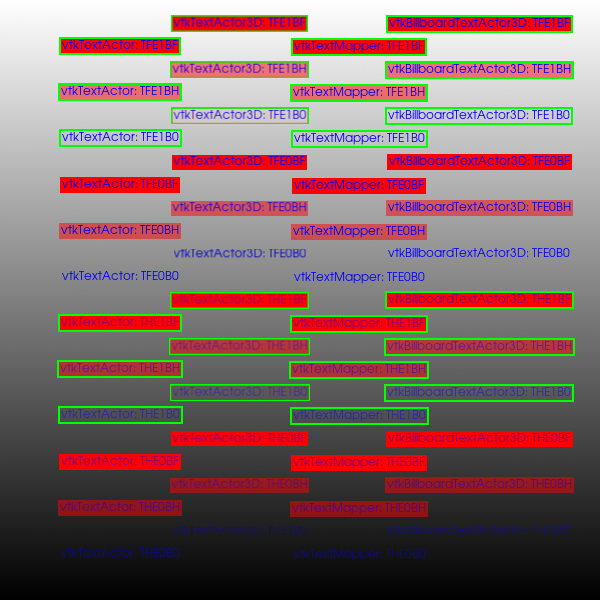

Here is the Python script that generated this plot:
#!/usr/bin/env python

# Test text actors rendered with opaque pass only (ForceOpaque for 3D actors).

import vtkmodules.vtkInteractionStyle  # noqa: F401
import vtkmodules.vtkRenderingFreeType  # noqa: F401
import vtkmodules.vtkRenderingOpenGL2  # noqa: F401

from vtkmodules.vtkRenderingCore import (
    vtkActor2D,
    vtkRenderWindow,
    vtkRenderWindowInteractor,
    vtkRenderer,
    vtkTextActor,
    vtkTextMapper,
)
from vtkmodules.vtkRenderingCore import (
    vtkBillboardTextActor3D,
    vtkTextActor3D,
)
from vtkmodules.vtkRenderingOpenGL2 import vtkRenderStepsPass

width = 600
height = 600

# Disable everything but opaque and overlay
pass_obj = vtkRenderStepsPass()
pass_obj.SetTranslucentPass(None)
pass_obj.SetVolumetricPass(None)

dx = width / 5.0
dy = height / 13.0

# idx=0: t=0(TH,0.5) e=0(E0,0) b=0(B0,0.0)
ta_0 = vtkTextActor()
ta_0.SetInput("vtkTextActor: THE0B0")
ta_0.GetTextProperty().SetJustificationToCentered()
ta_0.GetTextProperty().SetVerticalJustificationToCentered()
ta_0.GetTextProperty().SetColor(0.0, 0.0, 1.0)
ta_0.GetTextProperty().SetOpacity(0.5)
ta_0.GetTextProperty().SetFrameColor(0.0, 1.0, 0.0)
ta_0.GetTextProperty().SetFrameWidth(2)
ta_0.GetTextProperty().SetFrame(0)
ta_0.GetTextProperty().SetBackgroundColor(1.0, 0.0, 0.0)
ta_0.GetTextProperty().SetBackgroundOpacity(0.0)
ta_0.SetPosition(dx * 1, dy * 1)

ta3d_0 = vtkTextActor3D()
ta3d_0.SetInput("vtkTextActor3D: THE0B0")
ta3d_0.GetTextProperty().SetJustificationToCentered()
ta3d_0.GetTextProperty().SetVerticalJustificationToCentered()
ta3d_0.GetTextProperty().SetColor(0.0, 0.0, 1.0)
ta3d_0.GetTextProperty().SetOpacity(0.5)
ta3d_0.GetTextProperty().SetFrameColor(0.0, 1.0, 0.0)
ta3d_0.GetTextProperty().SetFrameWidth(2)
ta3d_0.GetTextProperty().SetFrame(0)
ta3d_0.GetTextProperty().SetBackgroundColor(1.0, 0.0, 0.0)
ta3d_0.GetTextProperty().SetBackgroundOpacity(0.0)
ta3d_0.SetPosition(dx * 2, dy * 1.5, 0.0)
ta3d_0.SetForceOpaque(True)

tm_0 = vtkTextMapper()
tm_0.SetInput("vtkTextMapper: THE0B0")
tm_0.GetTextProperty().SetJustificationToCentered()
tm_0.GetTextProperty().SetVerticalJustificationToCentered()
tm_0.GetTextProperty().SetColor(0.0, 0.0, 1.0)
tm_0.GetTextProperty().SetOpacity(0.5)
tm_0.GetTextProperty().SetFrameColor(0.0, 1.0, 0.0)
tm_0.GetTextProperty().SetFrameWidth(2)
tm_0.GetTextProperty().SetFrame(0)
tm_0.GetTextProperty().SetBackgroundColor(1.0, 0.0, 0.0)
tm_0.GetTextProperty().SetBackgroundOpacity(0.0)
tm_actor_0 = vtkActor2D()
tm_actor_0.SetMapper(tm_0)
tm_actor_0.SetPosition(dx * 3, dy * 1)

bb_0 = vtkBillboardTextActor3D()
bb_0.SetInput("vtkBillboardTextActor3D: THE0B0")
bb_0.GetTextProperty().SetJustificationToCentered()
bb_0.GetTextProperty().SetVerticalJustificationToCentered()
bb_0.GetTextProperty().SetColor(0.0, 0.0, 1.0)
bb_0.GetTextProperty().SetOpacity(0.5)
bb_0.GetTextProperty().SetFrameColor(0.0, 1.0, 0.0)
bb_0.GetTextProperty().SetFrameWidth(2)
bb_0.GetTextProperty().SetFrame(0)
bb_0.GetTextProperty().SetBackgroundColor(1.0, 0.0, 0.0)
bb_0.GetTextProperty().SetBackgroundOpacity(0.0)
bb_0.SetPosition(dx * 4, dy * 1.5, 0.0)
bb_0.SetForceOpaque(True)

# idx=1: t=0(TH,0.5) e=0(E0,0) b=1(BH,0.5)
ta_1 = vtkTextActor()
ta_1.SetInput("vtkTextActor: THE0BH")
ta_1.GetTextProperty().SetJustificationToCentered()
ta_1.GetTextProperty().SetVerticalJustificationToCentered()
ta_1.GetTextProperty().SetColor(0.0, 0.0, 1.0)
ta_1.GetTextProperty().SetOpacity(0.5)
ta_1.GetTextProperty().SetFrameColor(0.0, 1.0, 0.0)
ta_1.GetTextProperty().SetFrameWidth(2)
ta_1.GetTextProperty().SetFrame(0)
ta_1.GetTextProperty().SetBackgroundColor(1.0, 0.0, 0.0)
ta_1.GetTextProperty().SetBackgroundOpacity(0.5)
ta_1.SetPosition(dx * 1, dy * 2)

ta3d_1 = vtkTextActor3D()
ta3d_1.SetInput("vtkTextActor3D: THE0BH")
ta3d_1.GetTextProperty().SetJustificationToCentered()
ta3d_1.GetTextProperty().SetVerticalJustificationToCentered()
ta3d_1.GetTextProperty().SetColor(0.0, 0.0, 1.0)
ta3d_1.GetTextProperty().SetOpacity(0.5)
ta3d_1.GetTextProperty().SetFrameColor(0.0, 1.0, 0.0)
ta3d_1.GetTextProperty().SetFrameWidth(2)
ta3d_1.GetTextProperty().SetFrame(0)
ta3d_1.GetTextProperty().SetBackgroundColor(1.0, 0.0, 0.0)
ta3d_1.GetTextProperty().SetBackgroundOpacity(0.5)
ta3d_1.SetPosition(dx * 2, dy * 2.5, 0.0)
ta3d_1.SetForceOpaque(True)

tm_1 = vtkTextMapper()
tm_1.SetInput("vtkTextMapper: THE0BH")
tm_1.GetTextProperty().SetJustificationToCentered()
tm_1.GetTextProperty().SetVerticalJustificationToCentered()
tm_1.GetTextProperty().SetColor(0.0, 0.0, 1.0)
tm_1.GetTextProperty().SetOpacity(0.5)
tm_1.GetTextProperty().SetFrameColor(0.0, 1.0, 0.0)
tm_1.GetTextProperty().SetFrameWidth(2)
tm_1.GetTextProperty().SetFrame(0)
tm_1.GetTextProperty().SetBackgroundColor(1.0, 0.0, 0.0)
tm_1.GetTextProperty().SetBackgroundOpacity(0.5)
tm_actor_1 = vtkActor2D()
tm_actor_1.SetMapper(tm_1)
tm_actor_1.SetPosition(dx * 3, dy * 2)

bb_1 = vtkBillboardTextActor3D()
bb_1.SetInput("vtkBillboardTextActor3D: THE0BH")
bb_1.GetTextProperty().SetJustificationToCentered()
bb_1.GetTextProperty().SetVerticalJustificationToCentered()
bb_1.GetTextProperty().SetColor(0.0, 0.0, 1.0)
bb_1.GetTextProperty().SetOpacity(0.5)
bb_1.GetTextProperty().SetFrameColor(0.0, 1.0, 0.0)
bb_1.GetTextProperty().SetFrameWidth(2)
bb_1.GetTextProperty().SetFrame(0)
bb_1.GetTextProperty().SetBackgroundColor(1.0, 0.0, 0.0)
bb_1.GetTextProperty().SetBackgroundOpacity(0.5)
bb_1.SetPosition(dx * 4, dy * 2.5, 0.0)
bb_1.SetForceOpaque(True)

# idx=2: t=0(TH,0.5) e=0(E0,0) b=2(BF,1.0)
ta_2 = vtkTextActor()
ta_2.SetInput("vtkTextActor: THE0BF")
ta_2.GetTextProperty().SetJustificationToCentered()
ta_2.GetTextProperty().SetVerticalJustificationToCentered()
ta_2.GetTextProperty().SetColor(0.0, 0.0, 1.0)
ta_2.GetTextProperty().SetOpacity(0.5)
ta_2.GetTextProperty().SetFrameColor(0.0, 1.0, 0.0)
ta_2.GetTextProperty().SetFrameWidth(2)
ta_2.GetTextProperty().SetFrame(0)
ta_2.GetTextProperty().SetBackgroundColor(1.0, 0.0, 0.0)
ta_2.GetTextProperty().SetBackgroundOpacity(1.0)
ta_2.SetPosition(dx * 1, dy * 3)

ta3d_2 = vtkTextActor3D()
ta3d_2.SetInput("vtkTextActor3D: THE0BF")
ta3d_2.GetTextProperty().SetJustificationToCentered()
ta3d_2.GetTextProperty().SetVerticalJustificationToCentered()
ta3d_2.GetTextProperty().SetColor(0.0, 0.0, 1.0)
ta3d_2.GetTextProperty().SetOpacity(0.5)
ta3d_2.GetTextProperty().SetFrameColor(0.0, 1.0, 0.0)
ta3d_2.GetTextProperty().SetFrameWidth(2)
ta3d_2.GetTextProperty().SetFrame(0)
ta3d_2.GetTextProperty().SetBackgroundColor(1.0, 0.0, 0.0)
ta3d_2.GetTextProperty().SetBackgroundOpacity(1.0)
ta3d_2.SetPosition(dx * 2, dy * 3.5, 0.0)
ta3d_2.SetForceOpaque(True)

tm_2 = vtkTextMapper()
tm_2.SetInput("vtkTextMapper: THE0BF")
tm_2.GetTextProperty().SetJustificationToCentered()
tm_2.GetTextProperty().SetVerticalJustificationToCentered()
tm_2.GetTextProperty().SetColor(0.0, 0.0, 1.0)
tm_2.GetTextProperty().SetOpacity(0.5)
tm_2.GetTextProperty().SetFrameColor(0.0, 1.0, 0.0)
tm_2.GetTextProperty().SetFrameWidth(2)
tm_2.GetTextProperty().SetFrame(0)
tm_2.GetTextProperty().SetBackgroundColor(1.0, 0.0, 0.0)
tm_2.GetTextProperty().SetBackgroundOpacity(1.0)
tm_actor_2 = vtkActor2D()
tm_actor_2.SetMapper(tm_2)
tm_actor_2.SetPosition(dx * 3, dy * 3)

bb_2 = vtkBillboardTextActor3D()
bb_2.SetInput("vtkBillboardTextActor3D: THE0BF")
bb_2.GetTextProperty().SetJustificationToCentered()
bb_2.GetTextProperty().SetVerticalJustificationToCentered()
bb_2.GetTextProperty().SetColor(0.0, 0.0, 1.0)
bb_2.GetTextProperty().SetOpacity(0.5)
bb_2.GetTextProperty().SetFrameColor(0.0, 1.0, 0.0)
bb_2.GetTextProperty().SetFrameWidth(2)
bb_2.GetTextProperty().SetFrame(0)
bb_2.GetTextProperty().SetBackgroundColor(1.0, 0.0, 0.0)
bb_2.GetTextProperty().SetBackgroundOpacity(1.0)
bb_2.SetPosition(dx * 4, dy * 3.5, 0.0)
bb_2.SetForceOpaque(True)

# idx=3: t=0(TH,0.5) e=1(E1,1) b=0(B0,0.0)
ta_3 = vtkTextActor()
ta_3.SetInput("vtkTextActor: THE1B0")
ta_3.GetTextProperty().SetJustificationToCentered()
ta_3.GetTextProperty().SetVerticalJustificationToCentered()
ta_3.GetTextProperty().SetColor(0.0, 0.0, 1.0)
ta_3.GetTextProperty().SetOpacity(0.5)
ta_3.GetTextProperty().SetFrameColor(0.0, 1.0, 0.0)
ta_3.GetTextProperty().SetFrameWidth(2)
ta_3.GetTextProperty().SetFrame(1)
ta_3.GetTextProperty().SetBackgroundColor(1.0, 0.0, 0.0)
ta_3.GetTextProperty().SetBackgroundOpacity(0.0)
ta_3.SetPosition(dx * 1, dy * 4)

ta3d_3 = vtkTextActor3D()
ta3d_3.SetInput("vtkTextActor3D: THE1B0")
ta3d_3.GetTextProperty().SetJustificationToCentered()
ta3d_3.GetTextProperty().SetVerticalJustificationToCentered()
ta3d_3.GetTextProperty().SetColor(0.0, 0.0, 1.0)
ta3d_3.GetTextProperty().SetOpacity(0.5)
ta3d_3.GetTextProperty().SetFrameColor(0.0, 1.0, 0.0)
ta3d_3.GetTextProperty().SetFrameWidth(2)
ta3d_3.GetTextProperty().SetFrame(1)
ta3d_3.GetTextProperty().SetBackgroundColor(1.0, 0.0, 0.0)
ta3d_3.GetTextProperty().SetBackgroundOpacity(0.0)
ta3d_3.SetPosition(dx * 2, dy * 4.5, 0.0)
ta3d_3.SetForceOpaque(True)

tm_3 = vtkTextMapper()
tm_3.SetInput("vtkTextMapper: THE1B0")
tm_3.GetTextProperty().SetJustificationToCentered()
tm_3.GetTextProperty().SetVerticalJustificationToCentered()
tm_3.GetTextProperty().SetColor(0.0, 0.0, 1.0)
tm_3.GetTextProperty().SetOpacity(0.5)
tm_3.GetTextProperty().SetFrameColor(0.0, 1.0, 0.0)
tm_3.GetTextProperty().SetFrameWidth(2)
tm_3.GetTextProperty().SetFrame(1)
tm_3.GetTextProperty().SetBackgroundColor(1.0, 0.0, 0.0)
tm_3.GetTextProperty().SetBackgroundOpacity(0.0)
tm_actor_3 = vtkActor2D()
tm_actor_3.SetMapper(tm_3)
tm_actor_3.SetPosition(dx * 3, dy * 4)

bb_3 = vtkBillboardTextActor3D()
bb_3.SetInput("vtkBillboardTextActor3D: THE1B0")
bb_3.GetTextProperty().SetJustificationToCentered()
bb_3.GetTextProperty().SetVerticalJustificationToCentered()
bb_3.GetTextProperty().SetColor(0.0, 0.0, 1.0)
bb_3.GetTextProperty().SetOpacity(0.5)
bb_3.GetTextProperty().SetFrameColor(0.0, 1.0, 0.0)
bb_3.GetTextProperty().SetFrameWidth(2)
bb_3.GetTextProperty().SetFrame(1)
bb_3.GetTextProperty().SetBackgroundColor(1.0, 0.0, 0.0)
bb_3.GetTextProperty().SetBackgroundOpacity(0.0)
bb_3.SetPosition(dx * 4, dy * 4.5, 0.0)
bb_3.SetForceOpaque(True)

# idx=4: t=0(TH,0.5) e=1(E1,1) b=1(BH,0.5)
ta_4 = vtkTextActor()
ta_4.SetInput("vtkTextActor: THE1BH")
ta_4.GetTextProperty().SetJustificationToCentered()
ta_4.GetTextProperty().SetVerticalJustificationToCentered()
ta_4.GetTextProperty().SetColor(0.0, 0.0, 1.0)
ta_4.GetTextProperty().SetOpacity(0.5)
ta_4.GetTextProperty().SetFrameColor(0.0, 1.0, 0.0)
ta_4.GetTextProperty().SetFrameWidth(2)
ta_4.GetTextProperty().SetFrame(1)
ta_4.GetTextProperty().SetBackgroundColor(1.0, 0.0, 0.0)
ta_4.GetTextProperty().SetBackgroundOpacity(0.5)
ta_4.SetPosition(dx * 1, dy * 5)

ta3d_4 = vtkTextActor3D()
ta3d_4.SetInput("vtkTextActor3D: THE1BH")
ta3d_4.GetTextProperty().SetJustificationToCentered()
ta3d_4.GetTextProperty().SetVerticalJustificationToCentered()
ta3d_4.GetTextProperty().SetColor(0.0, 0.0, 1.0)
ta3d_4.GetTextProperty().SetOpacity(0.5)
ta3d_4.GetTextProperty().SetFrameColor(0.0, 1.0, 0.0)
ta3d_4.GetTextProperty().SetFrameWidth(2)
ta3d_4.GetTextProperty().SetFrame(1)
ta3d_4.GetTextProperty().SetBackgroundColor(1.0, 0.0, 0.0)
ta3d_4.GetTextProperty().SetBackgroundOpacity(0.5)
ta3d_4.SetPosition(dx * 2, dy * 5.5, 0.0)
ta3d_4.SetForceOpaque(True)

tm_4 = vtkTextMapper()
tm_4.SetInput("vtkTextMapper: THE1BH")
tm_4.GetTextProperty().SetJustificationToCentered()
tm_4.GetTextProperty().SetVerticalJustificationToCentered()
tm_4.GetTextProperty().SetColor(0.0, 0.0, 1.0)
tm_4.GetTextProperty().SetOpacity(0.5)
tm_4.GetTextProperty().SetFrameColor(0.0, 1.0, 0.0)
tm_4.GetTextProperty().SetFrameWidth(2)
tm_4.GetTextProperty().SetFrame(1)
tm_4.GetTextProperty().SetBackgroundColor(1.0, 0.0, 0.0)
tm_4.GetTextProperty().SetBackgroundOpacity(0.5)
tm_actor_4 = vtkActor2D()
tm_actor_4.SetMapper(tm_4)
tm_actor_4.SetPosition(dx * 3, dy * 5)

bb_4 = vtkBillboardTextActor3D()
bb_4.SetInput("vtkBillboardTextActor3D: THE1BH")
bb_4.GetTextProperty().SetJustificationToCentered()
bb_4.GetTextProperty().SetVerticalJustificationToCentered()
bb_4.GetTextProperty().SetColor(0.0, 0.0, 1.0)
bb_4.GetTextProperty().SetOpacity(0.5)
bb_4.GetTextProperty().SetFrameColor(0.0, 1.0, 0.0)
bb_4.GetTextProperty().SetFrameWidth(2)
bb_4.GetTextProperty().SetFrame(1)
bb_4.GetTextProperty().SetBackgroundColor(1.0, 0.0, 0.0)
bb_4.GetTextProperty().SetBackgroundOpacity(0.5)
bb_4.SetPosition(dx * 4, dy * 5.5, 0.0)
bb_4.SetForceOpaque(True)

# idx=5: t=0(TH,0.5) e=1(E1,1) b=2(BF,1.0)
ta_5 = vtkTextActor()
ta_5.SetInput("vtkTextActor: THE1BF")
ta_5.GetTextProperty().SetJustificationToCentered()
ta_5.GetTextProperty().SetVerticalJustificationToCentered()
ta_5.GetTextProperty().SetColor(0.0, 0.0, 1.0)
ta_5.GetTextProperty().SetOpacity(0.5)
ta_5.GetTextProperty().SetFrameColor(0.0, 1.0, 0.0)
ta_5.GetTextProperty().SetFrameWidth(2)
ta_5.GetTextProperty().SetFrame(1)
ta_5.GetTextProperty().SetBackgroundColor(1.0, 0.0, 0.0)
ta_5.GetTextProperty().SetBackgroundOpacity(1.0)
ta_5.SetPosition(dx * 1, dy * 6)

ta3d_5 = vtkTextActor3D()
ta3d_5.SetInput("vtkTextActor3D: THE1BF")
ta3d_5.GetTextProperty().SetJustificationToCentered()
ta3d_5.GetTextProperty().SetVerticalJustificationToCentered()
ta3d_5.GetTextProperty().SetColor(0.0, 0.0, 1.0)
ta3d_5.GetTextProperty().SetOpacity(0.5)
ta3d_5.GetTextProperty().SetFrameColor(0.0, 1.0, 0.0)
ta3d_5.GetTextProperty().SetFrameWidth(2)
ta3d_5.GetTextProperty().SetFrame(1)
ta3d_5.GetTextProperty().SetBackgroundColor(1.0, 0.0, 0.0)
ta3d_5.GetTextProperty().SetBackgroundOpacity(1.0)
ta3d_5.SetPosition(dx * 2, dy * 6.5, 0.0)
ta3d_5.SetForceOpaque(True)

tm_5 = vtkTextMapper()
tm_5.SetInput("vtkTextMapper: THE1BF")
tm_5.GetTextProperty().SetJustificationToCentered()
tm_5.GetTextProperty().SetVerticalJustificationToCentered()
tm_5.GetTextProperty().SetColor(0.0, 0.0, 1.0)
tm_5.GetTextProperty().SetOpacity(0.5)
tm_5.GetTextProperty().SetFrameColor(0.0, 1.0, 0.0)
tm_5.GetTextProperty().SetFrameWidth(2)
tm_5.GetTextProperty().SetFrame(1)
tm_5.GetTextProperty().SetBackgroundColor(1.0, 0.0, 0.0)
tm_5.GetTextProperty().SetBackgroundOpacity(1.0)
tm_actor_5 = vtkActor2D()
tm_actor_5.SetMapper(tm_5)
tm_actor_5.SetPosition(dx * 3, dy * 6)

bb_5 = vtkBillboardTextActor3D()
bb_5.SetInput("vtkBillboardTextActor3D: THE1BF")
bb_5.GetTextProperty().SetJustificationToCentered()
bb_5.GetTextProperty().SetVerticalJustificationToCentered()
bb_5.GetTextProperty().SetColor(0.0, 0.0, 1.0)
bb_5.GetTextProperty().SetOpacity(0.5)
bb_5.GetTextProperty().SetFrameColor(0.0, 1.0, 0.0)
bb_5.GetTextProperty().SetFrameWidth(2)
bb_5.GetTextProperty().SetFrame(1)
bb_5.GetTextProperty().SetBackgroundColor(1.0, 0.0, 0.0)
bb_5.GetTextProperty().SetBackgroundOpacity(1.0)
bb_5.SetPosition(dx * 4, dy * 6.5, 0.0)
bb_5.SetForceOpaque(True)

# idx=6: t=1(TF,1.0) e=0(E0,0) b=0(B0,0.0)
ta_6 = vtkTextActor()
ta_6.SetInput("vtkTextActor: TFE0B0")
ta_6.GetTextProperty().SetJustificationToCentered()
ta_6.GetTextProperty().SetVerticalJustificationToCentered()
ta_6.GetTextProperty().SetColor(0.0, 0.0, 1.0)
ta_6.GetTextProperty().SetOpacity(1.0)
ta_6.GetTextProperty().SetFrameColor(0.0, 1.0, 0.0)
ta_6.GetTextProperty().SetFrameWidth(2)
ta_6.GetTextProperty().SetFrame(0)
ta_6.GetTextProperty().SetBackgroundColor(1.0, 0.0, 0.0)
ta_6.GetTextProperty().SetBackgroundOpacity(0.0)
ta_6.SetPosition(dx * 1, dy * 7)

ta3d_6 = vtkTextActor3D()
ta3d_6.SetInput("vtkTextActor3D: TFE0B0")
ta3d_6.GetTextProperty().SetJustificationToCentered()
ta3d_6.GetTextProperty().SetVerticalJustificationToCentered()
ta3d_6.GetTextProperty().SetColor(0.0, 0.0, 1.0)
ta3d_6.GetTextProperty().SetOpacity(1.0)
ta3d_6.GetTextProperty().SetFrameColor(0.0, 1.0, 0.0)
ta3d_6.GetTextProperty().SetFrameWidth(2)
ta3d_6.GetTextProperty().SetFrame(0)
ta3d_6.GetTextProperty().SetBackgroundColor(1.0, 0.0, 0.0)
ta3d_6.GetTextProperty().SetBackgroundOpacity(0.0)
ta3d_6.SetPosition(dx * 2, dy * 7.5, 0.0)
ta3d_6.SetForceOpaque(True)

tm_6 = vtkTextMapper()
tm_6.SetInput("vtkTextMapper: TFE0B0")
tm_6.GetTextProperty().SetJustificationToCentered()
tm_6.GetTextProperty().SetVerticalJustificationToCentered()
tm_6.GetTextProperty().SetColor(0.0, 0.0, 1.0)
tm_6.GetTextProperty().SetOpacity(1.0)
tm_6.GetTextProperty().SetFrameColor(0.0, 1.0, 0.0)
tm_6.GetTextProperty().SetFrameWidth(2)
tm_6.GetTextProperty().SetFrame(0)
tm_6.GetTextProperty().SetBackgroundColor(1.0, 0.0, 0.0)
tm_6.GetTextProperty().SetBackgroundOpacity(0.0)
tm_actor_6 = vtkActor2D()
tm_actor_6.SetMapper(tm_6)
tm_actor_6.SetPosition(dx * 3, dy * 7)

bb_6 = vtkBillboardTextActor3D()
bb_6.SetInput("vtkBillboardTextActor3D: TFE0B0")
bb_6.GetTextProperty().SetJustificationToCentered()
bb_6.GetTextProperty().SetVerticalJustificationToCentered()
bb_6.GetTextProperty().SetColor(0.0, 0.0, 1.0)
bb_6.GetTextProperty().SetOpacity(1.0)
bb_6.GetTextProperty().SetFrameColor(0.0, 1.0, 0.0)
bb_6.GetTextProperty().SetFrameWidth(2)
bb_6.GetTextProperty().SetFrame(0)
bb_6.GetTextProperty().SetBackgroundColor(1.0, 0.0, 0.0)
bb_6.GetTextProperty().SetBackgroundOpacity(0.0)
bb_6.SetPosition(dx * 4, dy * 7.5, 0.0)
bb_6.SetForceOpaque(True)

# idx=7: t=1(TF,1.0) e=0(E0,0) b=1(BH,0.5)
ta_7 = vtkTextActor()
ta_7.SetInput("vtkTextActor: TFE0BH")
ta_7.GetTextProperty().SetJustificationToCentered()
ta_7.GetTextProperty().SetVerticalJustificationToCentered()
ta_7.GetTextProperty().SetColor(0.0, 0.0, 1.0)
ta_7.GetTextProperty().SetOpacity(1.0)
ta_7.GetTextProperty().SetFrameColor(0.0, 1.0, 0.0)
ta_7.GetTextProperty().SetFrameWidth(2)
ta_7.GetTextProperty().SetFrame(0)
ta_7.GetTextProperty().SetBackgroundColor(1.0, 0.0, 0.0)
ta_7.GetTextProperty().SetBackgroundOpacity(0.5)
ta_7.SetPosition(dx * 1, dy * 8)

ta3d_7 = vtkTextActor3D()
ta3d_7.SetInput("vtkTextActor3D: TFE0BH")
ta3d_7.GetTextProperty().SetJustificationToCentered()
ta3d_7.GetTextProperty().SetVerticalJustificationToCentered()
ta3d_7.GetTextProperty().SetColor(0.0, 0.0, 1.0)
ta3d_7.GetTextProperty().SetOpacity(1.0)
ta3d_7.GetTextProperty().SetFrameColor(0.0, 1.0, 0.0)
ta3d_7.GetTextProperty().SetFrameWidth(2)
ta3d_7.GetTextProperty().SetFrame(0)
ta3d_7.GetTextProperty().SetBackgroundColor(1.0, 0.0, 0.0)
ta3d_7.GetTextProperty().SetBackgroundOpacity(0.5)
ta3d_7.SetPosition(dx * 2, dy * 8.5, 0.0)
ta3d_7.SetForceOpaque(True)

tm_7 = vtkTextMapper()
tm_7.SetInput("vtkTextMapper: TFE0BH")
tm_7.GetTextProperty().SetJustificationToCentered()
tm_7.GetTextProperty().SetVerticalJustificationToCentered()
tm_7.GetTextProperty().SetColor(0.0, 0.0, 1.0)
tm_7.GetTextProperty().SetOpacity(1.0)
tm_7.GetTextProperty().SetFrameColor(0.0, 1.0, 0.0)
tm_7.GetTextProperty().SetFrameWidth(2)
tm_7.GetTextProperty().SetFrame(0)
tm_7.GetTextProperty().SetBackgroundColor(1.0, 0.0, 0.0)
tm_7.GetTextProperty().SetBackgroundOpacity(0.5)
tm_actor_7 = vtkActor2D()
tm_actor_7.SetMapper(tm_7)
tm_actor_7.SetPosition(dx * 3, dy * 8)

bb_7 = vtkBillboardTextActor3D()
bb_7.SetInput("vtkBillboardTextActor3D: TFE0BH")
bb_7.GetTextProperty().SetJustificationToCentered()
bb_7.GetTextProperty().SetVerticalJustificationToCentered()
bb_7.GetTextProperty().SetColor(0.0, 0.0, 1.0)
bb_7.GetTextProperty().SetOpacity(1.0)
bb_7.GetTextProperty().SetFrameColor(0.0, 1.0, 0.0)
bb_7.GetTextProperty().SetFrameWidth(2)
bb_7.GetTextProperty().SetFrame(0)
bb_7.GetTextProperty().SetBackgroundColor(1.0, 0.0, 0.0)
bb_7.GetTextProperty().SetBackgroundOpacity(0.5)
bb_7.SetPosition(dx * 4, dy * 8.5, 0.0)
bb_7.SetForceOpaque(True)

# idx=8: t=1(TF,1.0) e=0(E0,0) b=2(BF,1.0)
ta_8 = vtkTextActor()
ta_8.SetInput("vtkTextActor: TFE0BF")
ta_8.GetTextProperty().SetJustificationToCentered()
ta_8.GetTextProperty().SetVerticalJustificationToCentered()
ta_8.GetTextProperty().SetColor(0.0, 0.0, 1.0)
ta_8.GetTextProperty().SetOpacity(1.0)
ta_8.GetTextProperty().SetFrameColor(0.0, 1.0, 0.0)
ta_8.GetTextProperty().SetFrameWidth(2)
ta_8.GetTextProperty().SetFrame(0)
ta_8.GetTextProperty().SetBackgroundColor(1.0, 0.0, 0.0)
ta_8.GetTextProperty().SetBackgroundOpacity(1.0)
ta_8.SetPosition(dx * 1, dy * 9)

ta3d_8 = vtkTextActor3D()
ta3d_8.SetInput("vtkTextActor3D: TFE0BF")
ta3d_8.GetTextProperty().SetJustificationToCentered()
ta3d_8.GetTextProperty().SetVerticalJustificationToCentered()
ta3d_8.GetTextProperty().SetColor(0.0, 0.0, 1.0)
ta3d_8.GetTextProperty().SetOpacity(1.0)
ta3d_8.GetTextProperty().SetFrameColor(0.0, 1.0, 0.0)
ta3d_8.GetTextProperty().SetFrameWidth(2)
ta3d_8.GetTextProperty().SetFrame(0)
ta3d_8.GetTextProperty().SetBackgroundColor(1.0, 0.0, 0.0)
ta3d_8.GetTextProperty().SetBackgroundOpacity(1.0)
ta3d_8.SetPosition(dx * 2, dy * 9.5, 0.0)
ta3d_8.SetForceOpaque(True)

tm_8 = vtkTextMapper()
tm_8.SetInput("vtkTextMapper: TFE0BF")
tm_8.GetTextProperty().SetJustificationToCentered()
tm_8.GetTextProperty().SetVerticalJustificationToCentered()
tm_8.GetTextProperty().SetColor(0.0, 0.0, 1.0)
tm_8.GetTextProperty().SetOpacity(1.0)
tm_8.GetTextProperty().SetFrameColor(0.0, 1.0, 0.0)
tm_8.GetTextProperty().SetFrameWidth(2)
tm_8.GetTextProperty().SetFrame(0)
tm_8.GetTextProperty().SetBackgroundColor(1.0, 0.0, 0.0)
tm_8.GetTextProperty().SetBackgroundOpacity(1.0)
tm_actor_8 = vtkActor2D()
tm_actor_8.SetMapper(tm_8)
tm_actor_8.SetPosition(dx * 3, dy * 9)

bb_8 = vtkBillboardTextActor3D()
bb_8.SetInput("vtkBillboardTextActor3D: TFE0BF")
bb_8.GetTextProperty().SetJustificationToCentered()
bb_8.GetTextProperty().SetVerticalJustificationToCentered()
bb_8.GetTextProperty().SetColor(0.0, 0.0, 1.0)
bb_8.GetTextProperty().SetOpacity(1.0)
bb_8.GetTextProperty().SetFrameColor(0.0, 1.0, 0.0)
bb_8.GetTextProperty().SetFrameWidth(2)
bb_8.GetTextProperty().SetFrame(0)
bb_8.GetTextProperty().SetBackgroundColor(1.0, 0.0, 0.0)
bb_8.GetTextProperty().SetBackgroundOpacity(1.0)
bb_8.SetPosition(dx * 4, dy * 9.5, 0.0)
bb_8.SetForceOpaque(True)

# idx=9: t=1(TF,1.0) e=1(E1,1) b=0(B0,0.0)
ta_9 = vtkTextActor()
ta_9.SetInput("vtkTextActor: TFE1B0")
ta_9.GetTextProperty().SetJustificationToCentered()
ta_9.GetTextProperty().SetVerticalJustificationToCentered()
ta_9.GetTextProperty().SetColor(0.0, 0.0, 1.0)
ta_9.GetTextProperty().SetOpacity(1.0)
ta_9.GetTextProperty().SetFrameColor(0.0, 1.0, 0.0)
ta_9.GetTextProperty().SetFrameWidth(2)
ta_9.GetTextProperty().SetFrame(1)
ta_9.GetTextProperty().SetBackgroundColor(1.0, 0.0, 0.0)
ta_9.GetTextProperty().SetBackgroundOpacity(0.0)
ta_9.SetPosition(dx * 1, dy * 10)

ta3d_9 = vtkTextActor3D()
ta3d_9.SetInput("vtkTextActor3D: TFE1B0")
ta3d_9.GetTextProperty().SetJustificationToCentered()
ta3d_9.GetTextProperty().SetVerticalJustificationToCentered()
ta3d_9.GetTextProperty().SetColor(0.0, 0.0, 1.0)
ta3d_9.GetTextProperty().SetOpacity(1.0)
ta3d_9.GetTextProperty().SetFrameColor(0.0, 1.0, 0.0)
ta3d_9.GetTextProperty().SetFrameWidth(2)
ta3d_9.GetTextProperty().SetFrame(1)
ta3d_9.GetTextProperty().SetBackgroundColor(1.0, 0.0, 0.0)
ta3d_9.GetTextProperty().SetBackgroundOpacity(0.0)
ta3d_9.SetPosition(dx * 2, dy * 10.5, 0.0)
ta3d_9.SetForceOpaque(True)

tm_9 = vtkTextMapper()
tm_9.SetInput("vtkTextMapper: TFE1B0")
tm_9.GetTextProperty().SetJustificationToCentered()
tm_9.GetTextProperty().SetVerticalJustificationToCentered()
tm_9.GetTextProperty().SetColor(0.0, 0.0, 1.0)
tm_9.GetTextProperty().SetOpacity(1.0)
tm_9.GetTextProperty().SetFrameColor(0.0, 1.0, 0.0)
tm_9.GetTextProperty().SetFrameWidth(2)
tm_9.GetTextProperty().SetFrame(1)
tm_9.GetTextProperty().SetBackgroundColor(1.0, 0.0, 0.0)
tm_9.GetTextProperty().SetBackgroundOpacity(0.0)
tm_actor_9 = vtkActor2D()
tm_actor_9.SetMapper(tm_9)
tm_actor_9.SetPosition(dx * 3, dy * 10)

bb_9 = vtkBillboardTextActor3D()
bb_9.SetInput("vtkBillboardTextActor3D: TFE1B0")
bb_9.GetTextProperty().SetJustificationToCentered()
bb_9.GetTextProperty().SetVerticalJustificationToCentered()
bb_9.GetTextProperty().SetColor(0.0, 0.0, 1.0)
bb_9.GetTextProperty().SetOpacity(1.0)
bb_9.GetTextProperty().SetFrameColor(0.0, 1.0, 0.0)
bb_9.GetTextProperty().SetFrameWidth(2)
bb_9.GetTextProperty().SetFrame(1)
bb_9.GetTextProperty().SetBackgroundColor(1.0, 0.0, 0.0)
bb_9.GetTextProperty().SetBackgroundOpacity(0.0)
bb_9.SetPosition(dx * 4, dy * 10.5, 0.0)
bb_9.SetForceOpaque(True)

# idx=10: t=1(TF,1.0) e=1(E1,1) b=1(BH,0.5)
ta_10 = vtkTextActor()
ta_10.SetInput("vtkTextActor: TFE1BH")
ta_10.GetTextProperty().SetJustificationToCentered()
ta_10.GetTextProperty().SetVerticalJustificationToCentered()
ta_10.GetTextProperty().SetColor(0.0, 0.0, 1.0)
ta_10.GetTextProperty().SetOpacity(1.0)
ta_10.GetTextProperty().SetFrameColor(0.0, 1.0, 0.0)
ta_10.GetTextProperty().SetFrameWidth(2)
ta_10.GetTextProperty().SetFrame(1)
ta_10.GetTextProperty().SetBackgroundColor(1.0, 0.0, 0.0)
ta_10.GetTextProperty().SetBackgroundOpacity(0.5)
ta_10.SetPosition(dx * 1, dy * 11)

ta3d_10 = vtkTextActor3D()
ta3d_10.SetInput("vtkTextActor3D: TFE1BH")
ta3d_10.GetTextProperty().SetJustificationToCentered()
ta3d_10.GetTextProperty().SetVerticalJustificationToCentered()
ta3d_10.GetTextProperty().SetColor(0.0, 0.0, 1.0)
ta3d_10.GetTextProperty().SetOpacity(1.0)
ta3d_10.GetTextProperty().SetFrameColor(0.0, 1.0, 0.0)
ta3d_10.GetTextProperty().SetFrameWidth(2)
ta3d_10.GetTextProperty().SetFrame(1)
ta3d_10.GetTextProperty().SetBackgroundColor(1.0, 0.0, 0.0)
ta3d_10.GetTextProperty().SetBackgroundOpacity(0.5)
ta3d_10.SetPosition(dx * 2, dy * 11.5, 0.0)
ta3d_10.SetForceOpaque(True)

tm_10 = vtkTextMapper()
tm_10.SetInput("vtkTextMapper: TFE1BH")
tm_10.GetTextProperty().SetJustificationToCentered()
tm_10.GetTextProperty().SetVerticalJustificationToCentered()
tm_10.GetTextProperty().SetColor(0.0, 0.0, 1.0)
tm_10.GetTextProperty().SetOpacity(1.0)
tm_10.GetTextProperty().SetFrameColor(0.0, 1.0, 0.0)
tm_10.GetTextProperty().SetFrameWidth(2)
tm_10.GetTextProperty().SetFrame(1)
tm_10.GetTextProperty().SetBackgroundColor(1.0, 0.0, 0.0)
tm_10.GetTextProperty().SetBackgroundOpacity(0.5)
tm_actor_10 = vtkActor2D()
tm_actor_10.SetMapper(tm_10)
tm_actor_10.SetPosition(dx * 3, dy * 11)

bb_10 = vtkBillboardTextActor3D()
bb_10.SetInput("vtkBillboardTextActor3D: TFE1BH")
bb_10.GetTextProperty().SetJustificationToCentered()
bb_10.GetTextProperty().SetVerticalJustificationToCentered()
bb_10.GetTextProperty().SetColor(0.0, 0.0, 1.0)
bb_10.GetTextProperty().SetOpacity(1.0)
bb_10.GetTextProperty().SetFrameColor(0.0, 1.0, 0.0)
bb_10.GetTextProperty().SetFrameWidth(2)
bb_10.GetTextProperty().SetFrame(1)
bb_10.GetTextProperty().SetBackgroundColor(1.0, 0.0, 0.0)
bb_10.GetTextProperty().SetBackgroundOpacity(0.5)
bb_10.SetPosition(dx * 4, dy * 11.5, 0.0)
bb_10.SetForceOpaque(True)

# idx=11: t=1(TF,1.0) e=1(E1,1) b=2(BF,1.0)
ta_11 = vtkTextActor()
ta_11.SetInput("vtkTextActor: TFE1BF")
ta_11.GetTextProperty().SetJustificationToCentered()
ta_11.GetTextProperty().SetVerticalJustificationToCentered()
ta_11.GetTextProperty().SetColor(0.0, 0.0, 1.0)
ta_11.GetTextProperty().SetOpacity(1.0)
ta_11.GetTextProperty().SetFrameColor(0.0, 1.0, 0.0)
ta_11.GetTextProperty().SetFrameWidth(2)
ta_11.GetTextProperty().SetFrame(1)
ta_11.GetTextProperty().SetBackgroundColor(1.0, 0.0, 0.0)
ta_11.GetTextProperty().SetBackgroundOpacity(1.0)
ta_11.SetPosition(dx * 1, dy * 12)

ta3d_11 = vtkTextActor3D()
ta3d_11.SetInput("vtkTextActor3D: TFE1BF")
ta3d_11.GetTextProperty().SetJustificationToCentered()
ta3d_11.GetTextProperty().SetVerticalJustificationToCentered()
ta3d_11.GetTextProperty().SetColor(0.0, 0.0, 1.0)
ta3d_11.GetTextProperty().SetOpacity(1.0)
ta3d_11.GetTextProperty().SetFrameColor(0.0, 1.0, 0.0)
ta3d_11.GetTextProperty().SetFrameWidth(2)
ta3d_11.GetTextProperty().SetFrame(1)
ta3d_11.GetTextProperty().SetBackgroundColor(1.0, 0.0, 0.0)
ta3d_11.GetTextProperty().SetBackgroundOpacity(1.0)
ta3d_11.SetPosition(dx * 2, dy * 12.5, 0.0)
ta3d_11.SetForceOpaque(True)

tm_11 = vtkTextMapper()
tm_11.SetInput("vtkTextMapper: TFE1BF")
tm_11.GetTextProperty().SetJustificationToCentered()
tm_11.GetTextProperty().SetVerticalJustificationToCentered()
tm_11.GetTextProperty().SetColor(0.0, 0.0, 1.0)
tm_11.GetTextProperty().SetOpacity(1.0)
tm_11.GetTextProperty().SetFrameColor(0.0, 1.0, 0.0)
tm_11.GetTextProperty().SetFrameWidth(2)
tm_11.GetTextProperty().SetFrame(1)
tm_11.GetTextProperty().SetBackgroundColor(1.0, 0.0, 0.0)
tm_11.GetTextProperty().SetBackgroundOpacity(1.0)
tm_actor_11 = vtkActor2D()
tm_actor_11.SetMapper(tm_11)
tm_actor_11.SetPosition(dx * 3, dy * 12)

bb_11 = vtkBillboardTextActor3D()
bb_11.SetInput("vtkBillboardTextActor3D: TFE1BF")
bb_11.GetTextProperty().SetJustificationToCentered()
bb_11.GetTextProperty().SetVerticalJustificationToCentered()
bb_11.GetTextProperty().SetColor(0.0, 0.0, 1.0)
bb_11.GetTextProperty().SetOpacity(1.0)
bb_11.GetTextProperty().SetFrameColor(0.0, 1.0, 0.0)
bb_11.GetTextProperty().SetFrameWidth(2)
bb_11.GetTextProperty().SetFrame(1)
bb_11.GetTextProperty().SetBackgroundColor(1.0, 0.0, 0.0)
bb_11.GetTextProperty().SetBackgroundOpacity(1.0)
bb_11.SetPosition(dx * 4, dy * 12.5, 0.0)
bb_11.SetForceOpaque(True)

# Renderer
renderer = vtkRenderer()
renderer.SetPass(pass_obj)
renderer.GradientBackgroundOn()
renderer.SetBackground(0.0, 0.0, 0.0)
renderer.SetBackground2(1.0, 1.0, 1.0)
renderer.AddViewProp(ta_0)
renderer.AddViewProp(ta3d_0)
renderer.AddViewProp(tm_actor_0)
renderer.AddViewProp(bb_0)
renderer.AddViewProp(ta_1)
renderer.AddViewProp(ta3d_1)
renderer.AddViewProp(tm_actor_1)
renderer.AddViewProp(bb_1)
renderer.AddViewProp(ta_2)
renderer.AddViewProp(ta3d_2)
renderer.AddViewProp(tm_actor_2)
renderer.AddViewProp(bb_2)
renderer.AddViewProp(ta_3)
renderer.AddViewProp(ta3d_3)
renderer.AddViewProp(tm_actor_3)
renderer.AddViewProp(bb_3)
renderer.AddViewProp(ta_4)
renderer.AddViewProp(ta3d_4)
renderer.AddViewProp(tm_actor_4)
renderer.AddViewProp(bb_4)
renderer.AddViewProp(ta_5)
renderer.AddViewProp(ta3d_5)
renderer.AddViewProp(tm_actor_5)
renderer.AddViewProp(bb_5)
renderer.AddViewProp(ta_6)
renderer.AddViewProp(ta3d_6)
renderer.AddViewProp(tm_actor_6)
renderer.AddViewProp(bb_6)
renderer.AddViewProp(ta_7)
renderer.AddViewProp(ta3d_7)
renderer.AddViewProp(tm_actor_7)
renderer.AddViewProp(bb_7)
renderer.AddViewProp(ta_8)
renderer.AddViewProp(ta3d_8)
renderer.AddViewProp(tm_actor_8)
renderer.AddViewProp(bb_8)
renderer.AddViewProp(ta_9)
renderer.AddViewProp(ta3d_9)
renderer.AddViewProp(tm_actor_9)
renderer.AddViewProp(bb_9)
renderer.AddViewProp(ta_10)
renderer.AddViewProp(ta3d_10)
renderer.AddViewProp(tm_actor_10)
renderer.AddViewProp(bb_10)
renderer.AddViewProp(ta_11)
renderer.AddViewProp(ta3d_11)
renderer.AddViewProp(tm_actor_11)
renderer.AddViewProp(bb_11)

# Window
render_window = vtkRenderWindow()
render_window.AddRenderer(renderer)
render_window.SetWindowName("text opaque pass")
render_window.SetMultiSamples(0)
render_window.SetSize(width, height)

# Interactor
interactor = vtkRenderWindowInteractor()
interactor.SetRenderWindow(render_window)

# Scene
renderer.GetActiveCamera().ParallelProjectionOn()
renderer.GetActiveCamera().SetPosition(width / 2, height / 2, 1.0)
renderer.GetActiveCamera().SetFocalPoint(width / 2, height / 2, 0.0)
renderer.GetActiveCamera().SetViewUp(0.0, 1.0, 0.0)
renderer.GetActiveCamera().SetParallelScale(height / 2)

interactor.Initialize()
interactor.Start()
